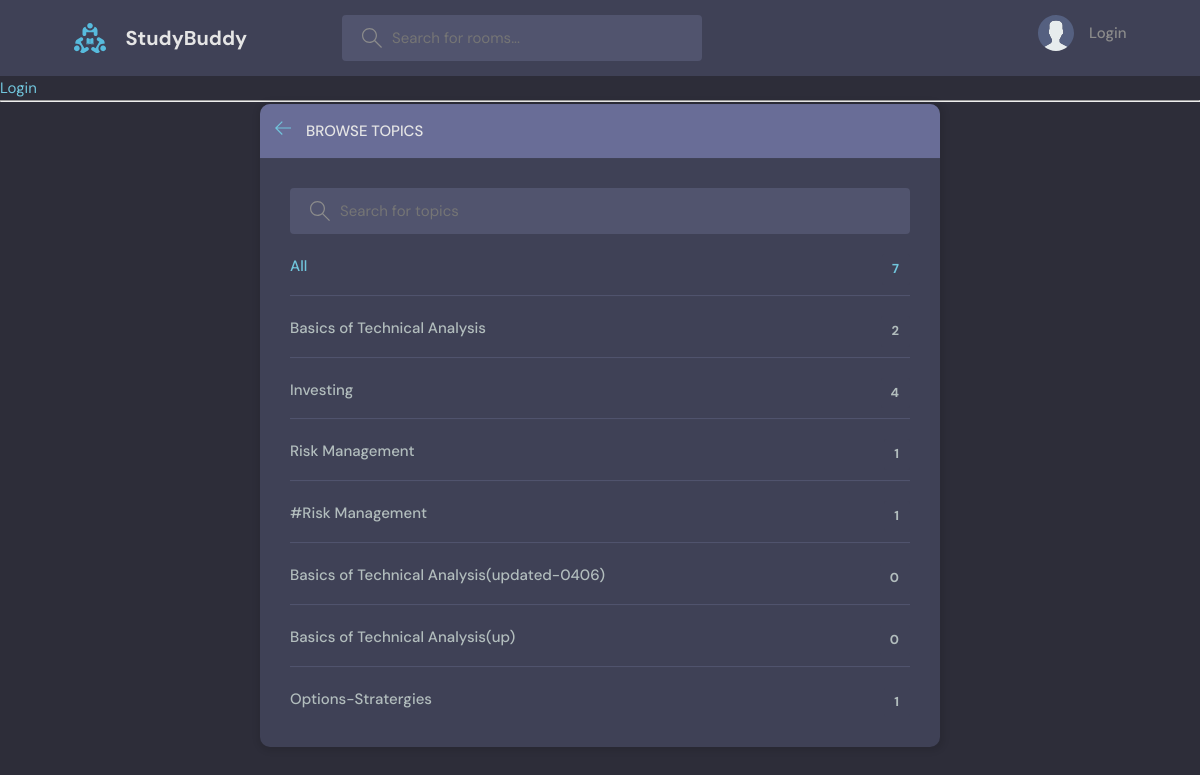
Page /topics/ on the committed database.
### base/models.py (models this page shows, shortened)
class Topic(models.Model):
    name = models.CharField(max_length=200)

### base/views.py (the view)
# urls.py: path('topics/', views.topicsPage, name="topics"),
def topicsPage(request):
    q= request.GET.get('q') if request.GET.get('q')!= None else ''
    topics = Topic.objects.filter(name__icontains=q)
    return render(request, 'base/topics.html', {'topics': topics})

### base/templates/base/topics.html (shortened to what this page needs)
{% extends 'main.html' %}
{% block content %}
<main class="create-room layout">
  <div class="container">
    <div class="layout__box">
      <div class="layout__boxHeader">
        <div class="layout__boxTitle">
          <a href="{% url 'home' %}">
            <svg version="1.1" xmlns="http://www.w3.org/2000/svg" width="32" height="32" viewBox="0 0 32 32">
              <title>arrow-left</title>
              <path
                d="M13.723 2.286l-13.723 13.714 13.719 13.714 1.616-1.611-10.96-10.96h27.625v-2.286h-27.625l10.965-10.965-1.616-1.607z">
              </path>
            </svg>
          </a>
          <h3>Browse Topics</h3>
        </div>
      </div>
      <div class="topics-page layout__body">
        <form action="" method="GET" class="header__search">
          <label>
            <input name="q" placeholder="Search for topics" />
          </label>
        </form>
        <ul class="topics__list">
          <li>
            <a href="{% url 'topics' %}" class="active">All <span>{{topics.count}}</span></a>
          </li>
          {% for topic in topics %}
          <li>
            <a href="{% url 'home' %}?q={{topic.name}}">{{ topic.name }} <span>{{topic.room_set.all.count}}</span></a>
          </li>
          {% endfor %}
        </ul>
      </div>
    </div>
  </div>
</main>
{% endblock content %}

### static/style/style.css (style rules this page uses)
:root { --color-main: #71c6dd; --color-main-light: #e1f6fb; --color-dark: #3f4156; --color-dark-medium: #51546e; --color-dark-light: #696d97; --color-light: #e5e5e5; --color-gray: #8b8b8b; --color-light-gray: #b2bdbd; --color-bg: #2d2d39; --color-success: #5dd693; --color-error: #fc4b0b; }
* { font-family: "DM Sans", -apple-system, BlinkMacSystemFont, "Segoe UI", Roboto, Oxygen, Ubuntu, Cantarell, "Open Sans", "Helvetica Neue", sans-serif; margin: 0; padding: 0; box-sizing: border-box; text-rendering: optimizeLegibility; font-size: inherit; }
html { font-size: 56.25%; }
@media only screen and (min-width: 1200px) { html { font-size: 62.5%; } }
body { line-height: 1.6; font-weight: 400; font-size: 1.5rem; color: var(--color-light-gray); background-color: var(--color-bg); min-height: 100vh; }
a { display: inline-block; color: var(--color-main); text-decoration: none; }
.container { max-width: 120rem; width: 90%; margin: auto; }
.header__search > label { background-color: var(--color-dark-medium); padding: 1.3rem 1rem; display: flex; align-items: center; gap: 1rem; border-radius: 4px; }
.header__search svg { fill: var(--color-gray); width: 2rem; height: 2rem; margin-left: 1rem; }
.header__search input { width: 30rem; background: transparent; border: none; outline: none; color: var(--color-light); }
.layout { margin-top: 2.4rem; }
.layout > .container { display: flex; justify-content: space-between; align-items: flex-start; }
.layout__box { width: 90%; max-width: 48rem; min-height: 40rem; position: absolute; top: 50%; left: 50%; transform: translate(-50%, -46%); background-color: var(--color-dark); border-radius: 1rem; box-shadow: 1px 1px 6px 3px rgba(0, 0, 0, 0.1); overflow: hidden; }
.layout__boxHeader { display: flex; padding: 1.5rem; background-color: var(--color-dark-light); }
.layout__boxTitle { display: flex; gap: 1.5rem; align-items: center; }
.layout__boxTitle h3 { text-transform: uppercase; font-weight: 500; color: var(--color-light); }
.layout__boxTitle svg { width: 1.6rem; height: 1.6rem; fill: var(--color-main); }
.layout__body { margin: 3rem; }
.topics__list { list-style: none; }
.topics__list li a { display: flex; justify-content: space-between; margin-bottom: 3rem; font-weight: 500; color: var(--color-light-gray); transition: all 0.3s ease-in-out; }
.topics__list li a.active, .topics__list li a:hover { color: var(--color-main); }
.topics__list li a span { padding: 0.5rem 1rem; background-color: var(--color-dark); border-radius: 3px; font-size: 1.3rem; font-weight: 700; letter-spacing: 1px; }
.topics-page .topics__list li:not(:last-child) a { margin: 2rem 0; padding-bottom: 1rem; text-decoration: none; border-bottom: 1px solid var(--color-dark-medium); }
.topics-page .header__search { display: block; }
.create-room.layout .layout__box { max-width: 68rem; }

### rows in the picture
Topic: name "Basics of Technical Analysis", room_set.all.count "2"
Topic: name "Investing", room_set.all.count "4"
Topic: name "Risk Management", room_set.all.count "1"
Topic: name "#Risk Management", room_set.all.count "1"
Topic: name "Basics of Technical Analysis(updated-0406)", room_set.all.count "0"
Topic: name "Basics of Technical Analysis(up)", room_set.all.count "0"
Topic: name "Options-Stratergies", room_set.all.count "1"

### other values in the picture
{{ topics.count }} "7"
